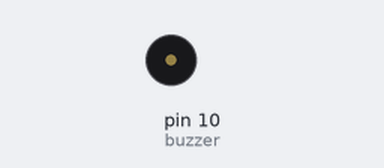
A sketch run on a simulated Arduino Uno, built with avr-gcc and run on an emulated ATmega328P. On the bench: buzzer (waves = sounding, pin HIGH).

Above: at 2.5 s.
At 7.9 s:
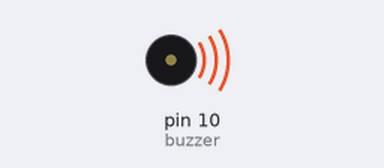
Timing chart, 0 to 14.3 s (numbered marks = the images above):
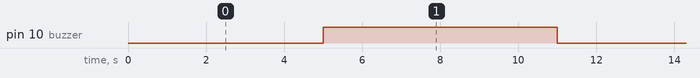

Measured:
- by itself, pin 10 (buzzer): alternates HIGH for 6.0 s and LOW for 5.0 s

The sketch:

Buzzer.ino
```cpp
int buzzer=10;

void setup(){
  pinMode(buzzer,OUTPUT);

}
void loop(){
  digitalWrite(buzzer,LOW);
  delay(5000);
  digitalWrite(buzzer,HIGH);
  delay(5999);
}
```
